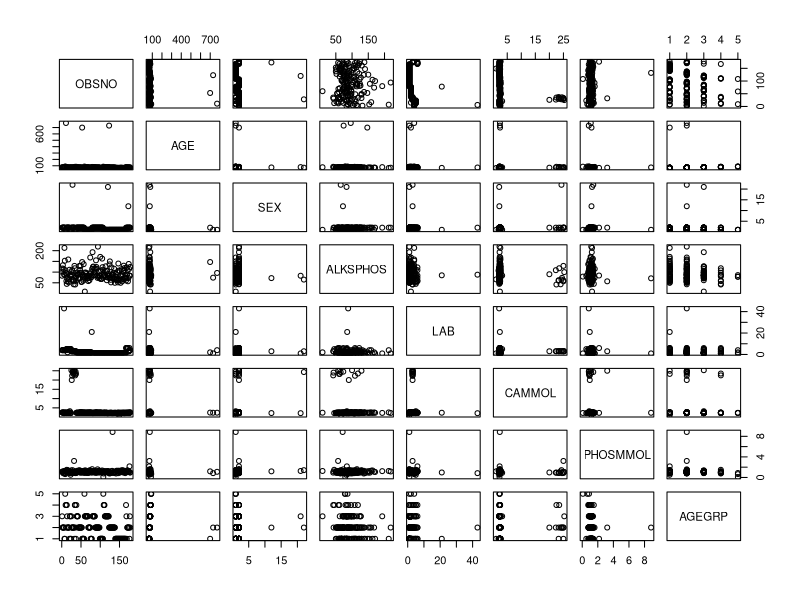
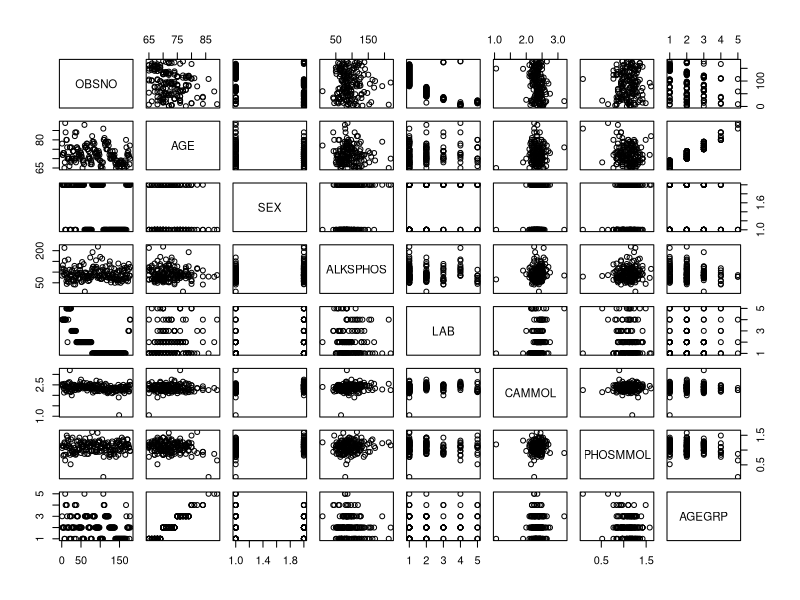
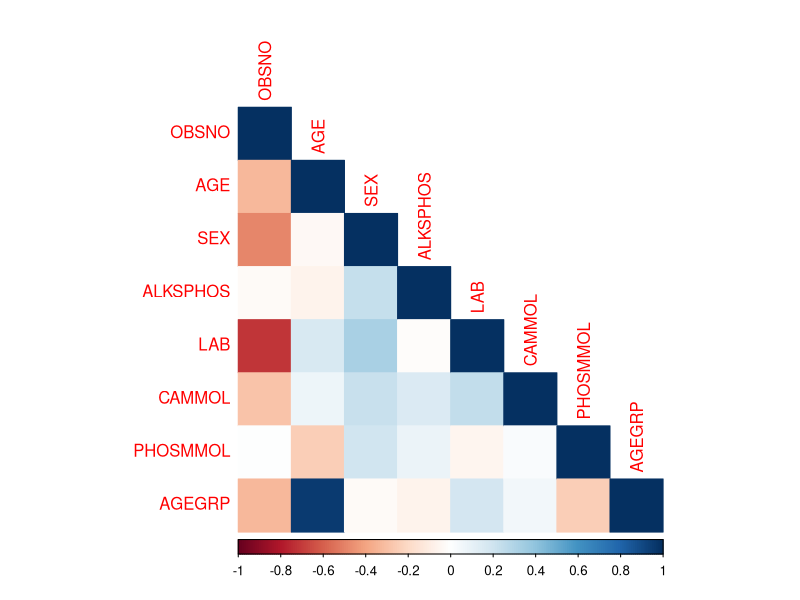
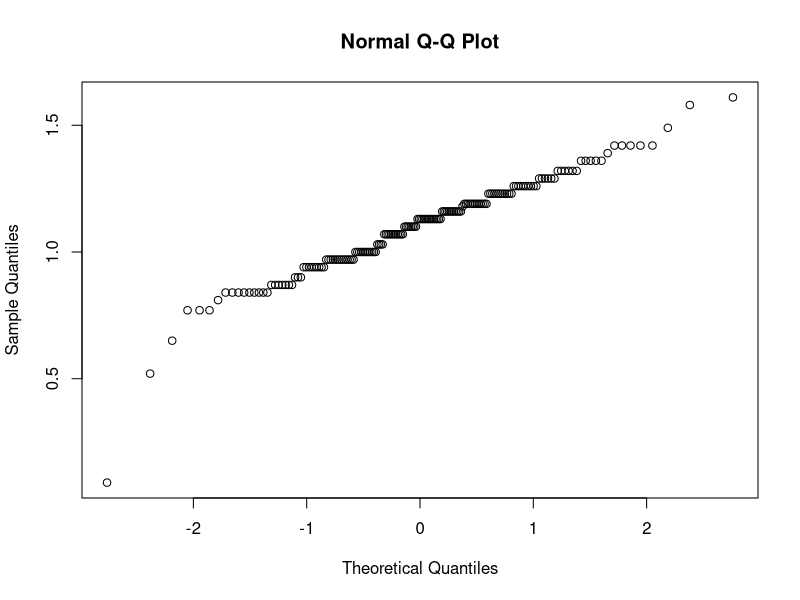
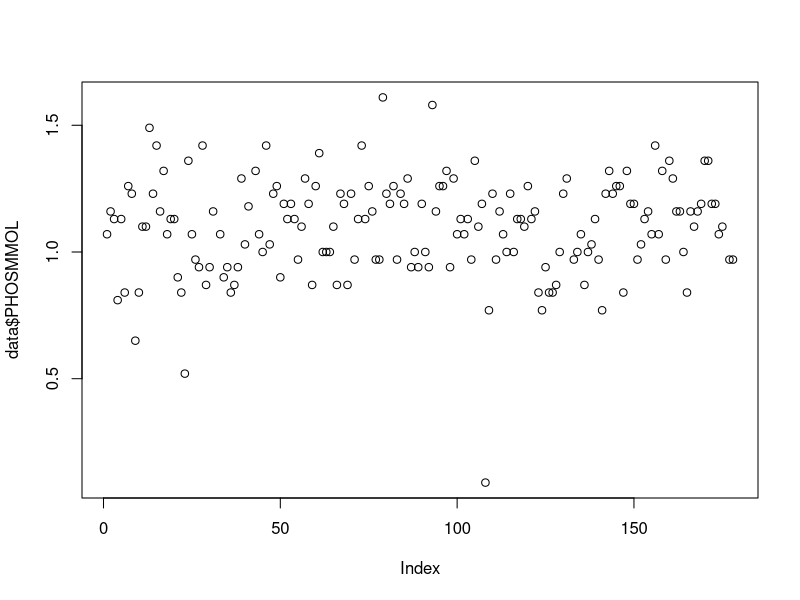
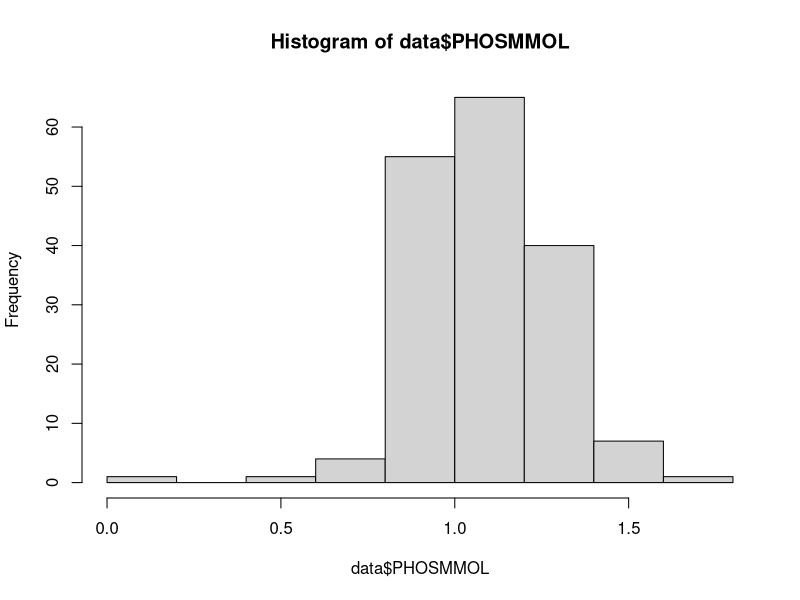
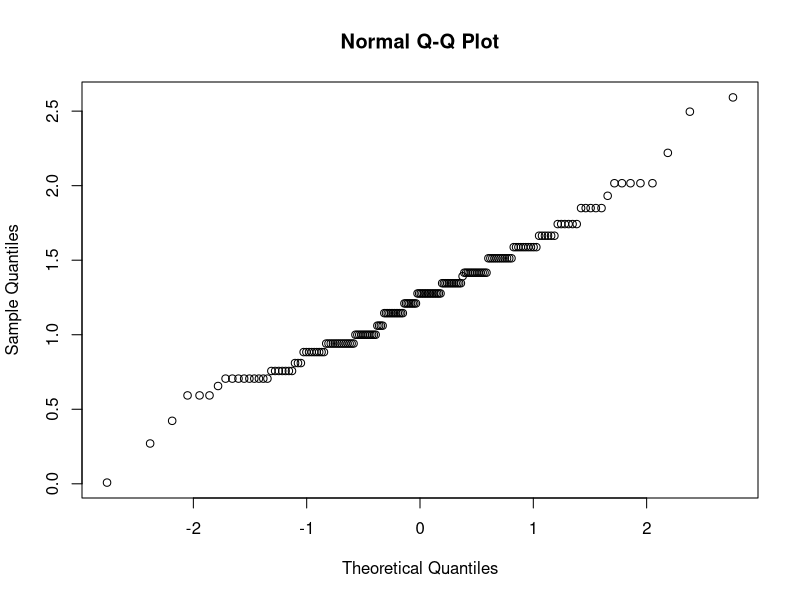
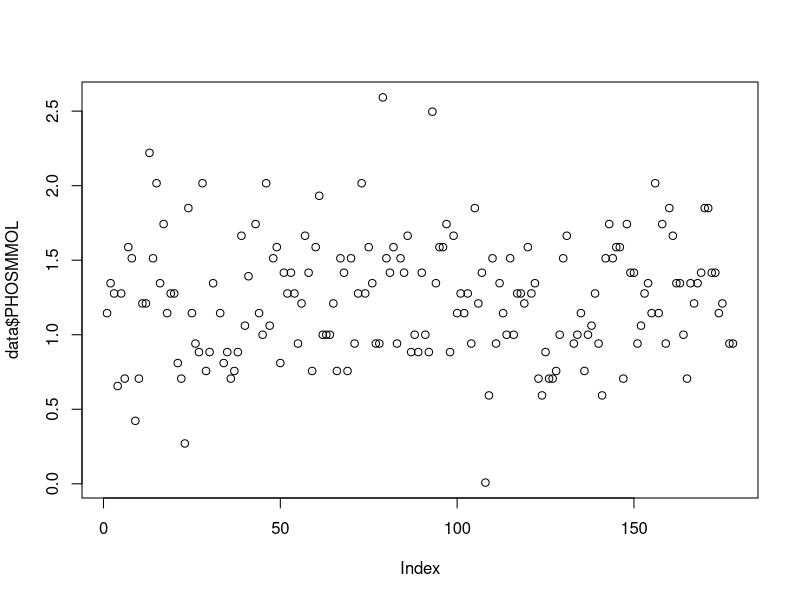

Source code (R) for these figures, in order:
data = read.table('calcium.dat.txt', na.strings="_", header=TRUE)

pairs(data)

# from pairs you can already see, lab 3 messed up the data
# they were probably using the wrong units

# we can also see there are a few lab numbers that are too
# large to make sense

# few errors in sex labels

# few errors in age


# Getting rid of nonsense values, like age greater than
# 110, dont ask me how this works!!! I DONT KNOWWW!!!
# you don't need to cast to a data frame
#data <- data.frame(data)

# set all age data which is not na and not smaller than 110 (so the outliers) at NA
data[!is.na(data$AGE) & !(data$AGE <= 110),]$AGE<-NA

data[!is.na(data$SEX) & !(data$SEX == 1|data$SEX ==2),]$SEX<-NA

data[!is.na(data$LAB) & !(data$LAB < 6),]$LAB<-NA

data[!is.na(data$PHOSMMOL) & !(data$PHOSMMOL < 2),]$PHOSMMOL<-NA



# replacing the messed up values of lab 3 with the values divided by 10
# seems reasonable
data$CAMMOL[!is.na(data$CAMMOL) & (data$CAMMOL > 10)] <- (data$CAMMOL[!is.na(data$CAMMOL) & (data$CAMMOL > 10)])/10

# new pairs with some crazy values removed

pairs(data)

# still some outliers that need to be dealt with
# but its looking much better

#Correlation plot
library(corrplot)
no_na <- na.omit(data)
M <- cor(no_na)
corrplot(M, method = "color", type = "lower")

#Few things should be factors
data$SEX <- as.factor(data$SEX)
data$LAB <- as.factor(data$LAB)
data$AGEGRP <- as.factor(data$AGEGRP)

#Lets see if we can normalize some of the data
qqnorm(data$PHOSMMOL)
plot(data$PHOSMMOL)
hist(data$PHOSMMOL)

data$PHOSMMOL = (data$PHOSMMOL)^2

qqnorm(data$PHOSMMOL)
plot(data$PHOSMMOL)
hist(data$PHOSMMOL)

qqnorm(data$CAMMOL)
plot(data$CAMMOL)
hist(data$CAMMOL)

data$CAMMOL = (data$CAMMOL)^2

qqnorm(data$CAMMOL)
plot(data$CAMMOL)
hist(data$CAMMOL, breaks = 20)

attach(data)

boxplot(ALKSPHOS~AGEGRP)
boxplot(CAMMOL~AGEGRP)
boxplot(PHOSMMOL~AGEGRP)

boxplot(ALKSPHOS~SEX)
boxplot(CAMMOL~SEX)
boxplot(PHOSMMOL~SEX)

boxplot(ALKSPHOS~LAB)
boxplot(CAMMOL~LAB)
boxplot(PHOSMMOL~LAB)

alklm = lm(CAMMOL~AGE+SEX+LAB+ALKSPHOS+AGEGRP+PHOSMMOL,data=data)
summary(alklm)

summary(lm(CAMMOL~AGE))$r.squared
summary(lm(CAMMOL~SEX))$r.squared
summary(lm(CAMMOL~ALKSPHOS))$r.squared
summary(lm(CAMMOL~LAB))$r.squared
summary(lm(CAMMOL~PHOSMMOL))$r.squared
summary(lm(CAMMOL~AGEGRP))$r.squared

summary(lm(CAMMOL~SEX+AGE))$r.squared
summary(lm(CAMMOL~SEX+ALKSPHOS))$r.squared
summary(lm(CAMMOL~SEX+LAB))$r.squared
summary(lm(CAMMOL~SEX+PHOSMMOL))$r.squared
summary(lm(CAMMOL~SEX+AGEGRP))$r.squared

summary(lm(CAMMOL~SEX+LAB+AGE))$r.squared
summary(lm(CAMMOL~SEX+LAB+ALKSPHOS))$r.squared
summary(lm(CAMMOL~SEX+LAB+PHOSMMOL))$r.squared
summary(lm(CAMMOL~SEX+LAB+AGEGRP))$r.squared

summary(lm(CAMMOL~SEX+LAB+ALKSPHOS+AGE))$r.squared
summary(lm(CAMMOL~SEX+LAB+ALKSPHOS+PHOSMMOL))$r.squared
summary(lm(CAMMOL~SEX+LAB+ALKSPHOS+AGEGRP))$r.squared

lm2 = lm(CAMMOL~SEX+LAB+ALKSPHOS)
plot(cooks.distance(lm2))

